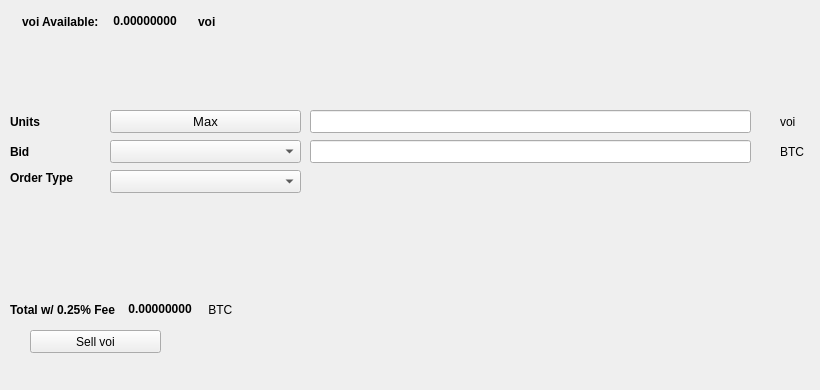
   <widget class="QWidget" name="SellTab">
    <attribute name="title">
     <string>Sell</string>
    </attribute>
    <widget class="QLabel" name="label_16">
     <property name="geometry">
      <rect>
       <x>780</x>
       <y>140</y>
       <width>31</width>
       <height>23</height>
      </rect>
     </property>
     <property name="text">
      <string>BTC</string>
     </property>
    </widget>
    <widget class="QComboBox" name="SellBidcomboBox">
     <property name="geometry">
      <rect>
       <x>110</x>
       <y>140</y>
       <width>191</width>
       <height>23</height>
      </rect>
     </property>
     <property name="font">
      <font>
       <pointsize>10</pointsize>
      </font>
     </property>
    </widget>
    <widget class="QLabel" name="label_18">
     <property name="geometry">
      <rect>
       <x>10</x>
       <y>110</y>
       <width>46</width>
       <height>23</height>
      </rect>
     </property>
     <property name="font">
      <font>
       <weight>75</weight>
       <bold>true</bold>
      </font>
     </property>
     <property name="text">
      <string>Units</string>
     </property>
    </widget>
    <widget class="QPushButton" name="Sell_Max_Amount">
     <property name="geometry">
      <rect>
       <x>110</x>
       <y>110</y>
       <width>191</width>
       <height>23</height>
      </rect>
     </property>
     <property name="font">
      <font>
       <pointsize>10</pointsize>
      </font>
     </property>
     <property name="text">
      <string>Max</string>
     </property>
    </widget>
    <widget class="QLabel" name="label_20">
     <property name="geometry">
      <rect>
       <x>10</x>
       <y>170</y>
       <width>91</width>
       <height>16</height>
      </rect>
     </property>
     <property name="font">
      <font>
       <weight>75</weight>
       <bold>true</bold>
      </font>
     </property>
     <property name="text">
      <string>Order Type</string>
     </property>
    </widget>
    <widget class="QComboBox" name="SellOrdertypeCombo">
     <property name="geometry">
      <rect>
       <x>110</x>
       <y>170</y>
       <width>191</width>
       <height>23</height>
      </rect>
     </property>
     <property name="font">
      <font>
       <pointsize>10</pointsize>
      </font>
     </property>
    </widget>
    <widget class="QLabel" name="label_21">
     <property name="geometry">
      <rect>
       <x>10</x>
       <y>140</y>
       <width>46</width>
       <height>23</height>
      </rect>
     </property>
     <property name="font">
      <font>
       <weight>75</weight>
       <bold>true</bold>
      </font>
     </property>
     <property name="text">
      <string>Bid</string>
     </property>
    </widget>
    <widget class="QLabel" name="label_22">
     <property name="geometry">
      <rect>
       <x>780</x>
       <y>110</y>
       <width>31</width>
       <height>23</height>
      </rect>
     </property>
     <property name="text">
      <string>voi</string>
     </property>
    </widget>
    <widget class="QLineEdit" name="UnitsInputvoi">
     <property name="geometry">
      <rect>
       <x>310</x>
       <y>110</y>
       <width>441</width>
       <height>23</height>
      </rect>
     </property>
     <property name="font">
      <font>
       <pointsize>9</pointsize>
       <weight>75</weight>
       <bold>true</bold>
      </font>
     </property>
    </widget>
    <widget class="QLineEdit" name="SellBidPriceEdit">
     <property name="geometry">
      <rect>
       <x>310</x>
       <y>140</y>
       <width>441</width>
       <height>23</height>
      </rect>
     </property>
     <property name="font">
      <font>
       <pointsize>9</pointsize>
       <weight>75</weight>
       <bold>true</bold>
      </font>
     </property>
    </widget>
    <widget class="QPushButton" name="SellvoiBTN">
     <property name="geometry">
      <rect>
       <x>30</x>
       <y>330</y>
       <width>131</width>
       <height>23</height>
      </rect>
     </property>
     <property name="text">
      <string>Sell voi</string>
     </property>
     <property name="icon">
      <iconset resource="../voi">
       <normaloff>:/icons/bitcoin</normaloff>:/icons/bitcoin</iconset>
     </property>
    </widget>
    <widget class="QWidget" name="layoutWidget3">
     <property name="geometry">
      <rect>
       <x>22</x>
       <y>12</y>
       <width>258</width>
       <height>19</height>
      </rect>
     </property>
     <layout class="QHBoxLayout" name="horizontalLayout">
      <item>
       <widget class="QLabel" name="label232_2">
        <property name="font">
         <font>
          <weight>75</weight>
          <bold>true</bold>
         </font>
        </property>
        <property name="text">
         <string>voi Available:</string>
        </property>
       </widget>
      </item>
      <item>
       <widget class="QLabel" name="voiAvailableLabel">
        <property name="palette">
         <palette>
          <active>
           <colorrole role="WindowText">
            <brush brushstyle="SolidPattern">
             <color alpha="255">
              <red>0</red>
              <green>0</green>
              <blue>0</blue>
             </color>
            </brush>
           </colorrole>
           <colorrole role="Button">
            <brush brushstyle="SolidPattern">
             <color alpha="255">
              <red>0</red>
              <green>170</green>
              <blue>0</blue>
             </color>
            </brush>
           </colorrole>
           <colorrole role="Light">
            <brush brushstyle="SolidPattern">
             <color alpha="255">
              <red>0</red>
              <green>255</green>
              <blue>0</blue>
             </color>
            </brush>
           </colorrole>
           <colorrole role="Midlight">
            <brush brushstyle="SolidPattern">
             <color alpha="255">
              <red>0</red>
              <green>212</green>
              <blue>0</blue>
             </color>
            </brush>
           </colorrole>
           <colorrole role="Dark">
            <brush brushstyle="SolidPattern">
             <color alpha="255">
              <red>0</red>
              <green>85</green>
              <blue>0</blue>
             </color>
            </brush>
           </colorrole>
           <colorrole role="Mid">
            <brush brushstyle="SolidPattern">
             <color alpha="255">
              <red>0</red>
              <green>113</green>
              <blue>0</blue>
             </color>
            </brush>
           </colorrole>
           <colorrole role="Text">
            <brush brushstyle="SolidPattern">
             <color alpha="255">
              <red>0</red>
              <green>170</green>
              <blue>0</blue>
             </color>
            </brush>
           </colorrole>
           <colorrole role="BrightText">
            <brush brushstyle="SolidPattern">
             <color alpha="255">
              <red>255</red>
              <green>255</green>
              <blue>255</blue>
             </color>
            </brush>
           </colorrole>
           <colorrole role="ButtonText">
            <brush brushstyle="SolidPattern">
             <color alpha="255">
              <red>0</red>
              <green>0</green>
              <blue>0</blue>
             </color>
            </brush>
           </colorrole>
           <colorrole role="Base">
            <brush brushstyle="SolidPattern">
             <color alpha="255">
              <red>255</red>
              <green>255</green>
              <blue>255</blue>
             </color>
            </brush>
           </colorrole>
           <colorrole role="Window">
            <brush brushstyle="SolidPattern">
             <color alpha="255">
              <red>0</red>
              <green>170</green>
              <blue>0</blue>
             </color>
            </brush>
           </colorrole>
           <colorrole role="Shadow">
            <brush brushstyle="SolidPattern">
             <color alpha="255">
              <red>0</red>
              <green>0</green>
              <blue>0</blue>
             </color>
            </brush>
           </colorrole>
           <colorrole role="AlternateBase">
            <brush brushstyle="SolidPattern">
             <color alpha="255">
              <red>127</red>
              <green>212</green>
              <blue>127</blue>
             </color>
            </brush>
           </colorrole>
           <colorrole role="ToolTipBase">
            <brush brushstyle="SolidPattern">
             <color alpha="255">
              <red>255</red>
              <green>255</green>
              <blue>220</blue>
             </color>
            </brush>
           </colorrole>
           <colorrole role="ToolTipText">
            <brush brushstyle="SolidPattern">
             <color alpha="255">
              <red>0</red>
              <green>0</green>
              <blue>0</blue>
             </color>
            </brush>
           </colorrole>
          </active>
          <inactive>
           <colorrole role="WindowText">
            <brush brushstyle="SolidPattern">
             <color alpha="255">
              <red>0</red>
              <green>0</green>
              <blue>0</blue>
             </color>
            </brush>
           </colorrole>
           <colorrole role="Button">
            <brush brushstyle="SolidPattern">
             <color alpha="255">
              <red>0</red>
              <green>170</green>
              <blue>0</blue>
             </color>
            </brush>
           </colorrole>
           <colorrole role="Light">
            <brush brushstyle="SolidPattern">
             <color alpha="255">
              <red>0</red>
              <green>255</green>
              <blue>0</blue>
             </color>
            </brush>
           </colorrole>
           <colorrole role="Midlight">
            <brush brushstyle="SolidPattern">
             <color alpha="255">
              <red>0</red>
              <green>212</green>
              <blue>0</blue>
             </color>
            </brush>
           </colorrole>
           <colorrole role="Dark">
            <brush brushstyle="SolidPattern">
             <color alpha="255">
              <red>0</red>
              <green>85</green>
              <blue>0</blue>
             </color>
            </brush>
           </colorrole>
           <colorrole role="Mid">
            <brush brushstyle="SolidPattern">
             <color alpha="255">
              <red>0</red>
              <green>113</green>
              <blue>0</blue>
             </color>
            </brush>
           </colorrole>
           <colorrole role="Text">
            <brush brushstyle="SolidPattern">
             <color alpha="255">
              <red>0</red>
              <green>170</green>
              <blue>0</blue>
             </color>
            </brush>
           </colorrole>
           <colorrole role="BrightText">
            <brush brushstyle="SolidPattern">
             <color alpha="255">
              <red>255</red>
              <green>255</green>
              <blue>255</blue>
             </color>
            </brush>
           </colorrole>
           <colorrole role="ButtonText">
            <brush brushstyle="SolidPattern">
             <color alpha="255">
              <red>0</red>
              <green>0</green>
              <blue>0</blue>
             </color>
            </brush>
           </colorrole>
           <colorrole role="Base">
            <brush brushstyle="SolidPattern">
             <color alpha="255">
              <red>255</red>
              <green>255</green>
              <blue>255</blue>
             </color>
            </brush>
           </colorrole>
           <colorrole role="Window">
            <brush brushstyle="SolidPattern">
             <color alpha="255">
              <red>0</red>
              <green>170</green>
              <blue>0</blue>
             </color>
            </brush>
           </colorrole>
           <colorrole role="Shadow">
            <brush brushstyle="SolidPattern">
             <color alpha="255">
              <red>0</red>
              <green>0</green>
              <blue>0</blue>
             </color>
            </brush>
           </colorrole>
           <colorrole role="AlternateBase">
            <brush brushstyle="SolidPattern">
             <color alpha="255">
              <red>127</red>
              <green>212</green>
              <blue>127</blue>
             </color>
            </brush>
           </colorrole>
           <colorrole role="ToolTipBase">
            <brush brushstyle="SolidPattern">
             <color alpha="255">
              <red>255</red>
              <green>255</green>
              <blue>220</blue>
             </color>
            </brush>
           </colorrole>
           <colorrole role="ToolTipText">
            <brush brushstyle="SolidPattern">
             <color alpha="255">
              <red>0</red>
              <green>0</green>
              <blue>0</blue>
             </color>
            </brush>
           </colorrole>
          </inactive>
          <disabled>
           <colorrole role="WindowText">
            <brush brushstyle="SolidPattern">
             <color alpha="255">
              <red>0</red>
              <green>85</green>
              <blue>0</blue>
             </color>
            </brush>
           </colorrole>
           <colorrole role="Button">
            <brush brushstyle="SolidPattern">
             <color alpha="255">
              <red>0</red>
              <green>170</green>
              <blue>0</blue>
             </color>
            </brush>
           </colorrole>
           <colorrole role="Light">
            <brush brushstyle="SolidPattern">
             <color alpha="255">
              <red>0</red>
              <green>255</green>
              <blue>0</blue>
             </color>
            </brush>
           </colorrole>
           <colorrole role="Midlight">
            <brush brushstyle="SolidPattern">
             <color alpha="255">
              <red>0</red>
              <green>212</green>
              <blue>0</blue>
             </color>
            </brush>
           </colorrole>
           <colorrole role="Dark">
            <brush brushstyle="SolidPattern">
             <color alpha="255">
              <red>0</red>
              <green>85</green>
              <blue>0</blue>
             </color>
            </brush>
           </colorrole>
           <colorrole role="Mid">
            <brush brushstyle="SolidPattern">
             <color alpha="255">
              <red>0</red>
              <green>113</green>
              <blue>0</blue>
             </color>
            </brush>
           </colorrole>
           <colorrole role="Text">
            <brush brushstyle="SolidPattern">
             <color alpha="255">
              <red>0</red>
              <green>85</green>
              <blue>0</blue>
             </color>
            </brush>
           </colorrole>
           <colorrole role="BrightText">
            <brush brushstyle="SolidPattern">
             <color alpha="255">
              <red>255</red>
              <green>255</green>
              <blue>255</blue>
             </color>
            </brush>
           </colorrole>
           <colorrole role="ButtonText">
            <brush brushstyle="SolidPattern">
             <color alpha="255">
              <red>0</red>
              <green>85</green>
              <blue>0</blue>
             </color>
            </brush>
           </colorrole>
           <colorrole role="Base">
            <brush brushstyle="SolidPattern">
             <color alpha="255">
              <red>0</red>
              <green>170</green>
              <blue>0</blue>
             </color>
            </brush>
           </colorrole>
           <colorrole role="Window">
            <brush brushstyle="SolidPattern">
             <color alpha="255">
              <red>0</red>
              <green>170</green>
              <blue>0</blue>
             </color>
            </brush>
           </colorrole>
           <colorrole role="Shadow">
            <brush brushstyle="SolidPattern">
             <color alpha="255">
              <red>0</red>
              <green>0</green>
              <blue>0</blue>
             </color>
            </brush>
           </colorrole>
           <colorrole role="AlternateBase">
            <brush brushstyle="SolidPattern">
             <color alpha="255">
              <red>0</red>
              <green>170</green>
              <blue>0</blue>
             </color>
            </brush>
           </colorrole>
           <colorrole role="ToolTipBase">
            <brush brushstyle="SolidPattern">
             <color alpha="255">
              <red>255</red>
              <green>255</green>
              <blue>220</blue>
             </color>
            </brush>
           </colorrole>
           <colorrole role="ToolTipText">
            <brush brushstyle="SolidPattern">
             <color alpha="255">
              <red>0</red>
              <green>0</green>
              <blue>0</blue>
             </color>
            </brush>
           </colorrole>
          </disabled>
         </palette>
        </property>
        <property name="font">
         <font>
          <weight>75</weight>
          <bold>true</bold>
         </font>
        </property>
        <property name="text">
         <string> 0.00000000 </string>
        </property>
        <property name="textInteractionFlags">
         <set>Qt::LinksAccessibleByMouse|Qt::TextSelectableByKeyboard|Qt::TextSelectableByMouse</set>
        </property>
       </widget>
      </item>
      <item>
       <widget class="QLabel" name="labelvoi">
        <property name="font">
         <font>
          <weight>75</weight>
          <bold>true</bold>
         </font>
        </property>
        <property name="text">
         <string>voi</string>
        </property>
       </widget>
      </item>
     </layout>
    </widget>
    <widget class="QWidget" name="layoutWidget">
     <property name="geometry">
      <rect>
       <x>10</x>
       <y>300</y>
       <width>268</width>
       <height>19</height>
      </rect>
     </property>
     <layout class="QHBoxLayout" name="horizontalLayout_2">
      <item>
       <widget class="QLabel" name="label_19">
        <property name="font">
         <font>
          <weight>75</weight>
          <bold>true</bold>
         </font>
        </property>
        <property name="text">
         <string>Total w/ 0.25% Fee </string>
        </property>
       </widget>
      </item>
      <item>
       <widget class="QLabel" name="SellCostLabel">
        <property name="palette">
         <palette>
          <active>
           <colorrole role="WindowText">
            <brush brushstyle="SolidPattern">
             <color alpha="255">
              <red>0</red>
              <green>0</green>
              <blue>0</blue>
             </color>
            </brush>
           </colorrole>
           <colorrole role="Button">
            <brush brushstyle="SolidPattern">
             <color alpha="255">
              <red>0</red>
              <green>170</green>
              <blue>0</blue>
             </color>
            </brush>
           </colorrole>
           <colorrole role="Light">
            <brush brushstyle="SolidPattern">
             <color alpha="255">
              <red>0</red>
              <green>255</green>
              <blue>0</blue>
             </color>
            </brush>
           </colorrole>
           <colorrole role="Midlight">
            <brush brushstyle="SolidPattern">
             <color alpha="255">
              <red>0</red>
              <green>212</green>
              <blue>0</blue>
             </color>
            </brush>
           </colorrole>
           <colorrole role="Dark">
            <brush brushstyle="SolidPattern">
             <color alpha="255">
              <red>0</red>
              <green>85</green>
              <blue>0</blue>
             </color>
            </brush>
           </colorrole>
           <colorrole role="Mid">
            <brush brushstyle="SolidPattern">
             <color alpha="255">
              <red>0</red>
              <green>113</green>
              <blue>0</blue>
             </color>
            </brush>
           </colorrole>
           <colorrole role="Text">
            <brush brushstyle="SolidPattern">
             <color alpha="255">
              <red>0</red>
              <green>170</green>
              <blue>0</blue>
             </color>
            </brush>
           </colorrole>
           <colorrole role="BrightText">
            <brush brushstyle="SolidPattern">
             <color alpha="255">
              <red>255</red>
              <green>255</green>
              <blue>255</blue>
             </color>
            </brush>
           </colorrole>
           <colorrole role="ButtonText">
            <brush brushstyle="SolidPattern">
             <color alpha="255">
              <red>0</red>
              <green>0</green>
              <blue>0</blue>
             </color>
            </brush>
           </colorrole>
           <colorrole role="Base">
            <brush brushstyle="SolidPattern">
             <color alpha="255">
              <red>255</red>
              <green>255</green>
              <blue>255</blue>
             </color>
            </brush>
           </colorrole>
           <colorrole role="Window">
            <brush brushstyle="SolidPattern">
             <color alpha="255">
              <red>0</red>
              <green>170</green>
              <blue>0</blue>
             </color>
            </brush>
           </colorrole>
           <colorrole role="Shadow">
            <brush brushstyle="SolidPattern">
             <color alpha="255">
              <red>0</red>
              <green>0</green>
              <blue>0</blue>
             </color>
            </brush>
           </colorrole>
           <colorrole role="AlternateBase">
            <brush brushstyle="SolidPattern">
             <color alpha="255">
              <red>127</red>
              <green>212</green>
              <blue>127</blue>
             </color>
            </brush>
           </colorrole>
           <colorrole role="ToolTipBase">
            <brush brushstyle="SolidPattern">
             <color alpha="255">
              <red>255</red>
              <green>255</green>
              <blue>220</blue>
             </color>
            </brush>
           </colorrole>
           <colorrole role="ToolTipText">
            <brush brushstyle="SolidPattern">
             <color alpha="255">
              <red>0</red>
              <green>0</green>
              <blue>0</blue>
             </color>
            </brush>
           </colorrole>
          </active>
          <inactive>
           <colorrole role="WindowText">
            <brush brushstyle="SolidPattern">
             <color alpha="255">
              <red>0</red>
              <green>0</green>
              <blue>0</blue>
             </color>
            </brush>
           </colorrole>
           <colorrole role="Button">
            <brush brushstyle="SolidPattern">
             <color alpha="255">
              <red>0</red>
              <green>170</green>
              <blue>0</blue>
             </color>
            </brush>
           </colorrole>
           <colorrole role="Light">
            <brush brushstyle="SolidPattern">
             <color alpha="255">
              <red>0</red>
              <green>255</green>
              <blue>0</blue>
             </color>
            </brush>
           </colorrole>
           <colorrole role="Midlight">
            <brush brushstyle="SolidPattern">
             <color alpha="255">
              <red>0</red>
              <green>212</green>
              <blue>0</blue>
             </color>
            </brush>
           </colorrole>
           <colorrole role="Dark">
            <brush brushstyle="SolidPattern">
             <color alpha="255">
              <red>0</red>
              <green>85</green>
              <blue>0</blue>
             </color>
            </brush>
           </colorrole>
           <colorrole role="Mid">
            <brush brushstyle="SolidPattern">
             <color alpha="255">
              <red>0</red>
              <green>113</green>
              <blue>0</blue>
             </color>
            </brush>
           </colorrole>
           <colorrole role="Text">
            <brush brushstyle="SolidPattern">
             <color alpha="255">
              <red>0</red>
              <green>170</green>
              <blue>0</blue>
             </color>
            </brush>
           </colorrole>
           <colorrole role="BrightText">
            <brush brushstyle="SolidPattern">
             <color alpha="255">
              <red>255</red>
              <green>255</green>
              <blue>255</blue>
             </color>
            </brush>
           </colorrole>
           <colorrole role="ButtonText">
            <brush brushstyle="SolidPattern">
             <color alpha="255">
              <red>0</red>
              <green>0</green>
              <blue>0</blue>
             </color>
            </brush>
           </colorrole>
           <colorrole role="Base">
            <brush brushstyle="SolidPattern">
             <color alpha="255">
              <red>255</red>
              <green>255</green>
              <blue>255</blue>
             </color>
            </brush>
           </colorrole>
           <colorrole role="Window">
            <brush brushstyle="SolidPattern">
             <color alpha="255">
              <red>0</red>
              <green>170</green>
              <blue>0</blue>
             </color>
            </brush>
           </colorrole>
           <colorrole role="Shadow">
            <brush brushstyle="SolidPattern">
             <color alpha="255">
              <red>0</red>
              <green>0</green>
              <blue>0</blue>
             </color>
            </brush>
           </colorrole>
           <colorrole role="AlternateBase">
            <brush brushstyle="SolidPattern">
             <color alpha="255">
              <red>127</red>
              <green>212</green>
              <blue>127</blue>
             </color>
            </brush>
           </colorrole>
           <colorrole role="ToolTipBase">
            <brush brushstyle="SolidPattern">
             <color alpha="255">
              <red>255</red>
              <green>255</green>
              <blue>220</blue>
             </color>
            </brush>
           </colorrole>
           <colorrole role="ToolTipText">
            <brush brushstyle="SolidPattern">
             <color alpha="255">
              <red>0</red>
              <green>0</green>
              <blue>0</blue>
             </color>
            </brush>
           </colorrole>
          </inactive>
          <disabled>
           <colorrole role="WindowText">
            <brush brushstyle="SolidPattern">
             <color alpha="255">
              <red>0</red>
              <green>85</green>
              <blue>0</blue>
             </color>
            </brush>
           </colorrole>
           <colorrole role="Button">
            <brush brushstyle="SolidPattern">
             <color alpha="255">
              <red>0</red>
              <green>170</green>
              <blue>0</blue>
             </color>
            </brush>
           </colorrole>
           <colorrole role="Light">
            <brush brushstyle="SolidPattern">
             <color alpha="255">
              <red>0</red>
              <green>255</green>
              <blue>0</blue>
             </color>
            </brush>
           </colorrole>
           <colorrole role="Midlight">
            <brush brushstyle="SolidPattern">
             <color alpha="255">
              <red>0</red>
              <green>212</green>
              <blue>0</blue>
             </color>
            </brush>
           </colorrole>
           <colorrole role="Dark">
            <brush brushstyle="SolidPattern">
             <color alpha="255">
              <red>0</red>
              <green>85</green>
              <blue>0</blue>
             </color>
            </brush>
           </colorrole>
           <colorrole role="Mid">
            <brush brushstyle="SolidPattern">
             <color alpha="255">
              <red>0</red>
              <green>113</green>
              <blue>0</blue>
             </color>
            </brush>
           </colorrole>
           <colorrole role="Text">
            <brush brushstyle="SolidPattern">
             <color alpha="255">
              <red>0</red>
              <green>85</green>
              <blue>0</blue>
             </color>
            </brush>
           </colorrole>
           <colorrole role="BrightText">
            <brush brushstyle="SolidPattern">
             <color alpha="255">
              <red>255</red>
              <green>255</green>
              <blue>255</blue>
             </color>
            </brush>
           </colorrole>
           <colorrole role="ButtonText">
            <brush brushstyle="SolidPattern">
             <color alpha="255">
              <red>0</red>
              <green>85</green>
              <blue>0</blue>
             </color>
            </brush>
           </colorrole>
           <colorrole role="Base">
            <brush brushstyle="SolidPattern">
             <color alpha="255">
              <red>0</red>
              <green>170</green>
              <blue>0</blue>
             </color>
            </brush>
           </colorrole>
           <colorrole role="Window">
            <brush brushstyle="SolidPattern">
             <color alpha="255">
              <red>0</red>
              <green>170</green>
              <blue>0</blue>
             </color>
            </brush>
           </colorrole>
           <colorrole role="Shadow">
            <brush brushstyle="SolidPattern">
             <color alpha="255">
              <red>0</red>
              <green>0</green>
              <blue>0</blue>
             </color>
            </brush>
           </colorrole>
           <colorrole role="AlternateBase">
            <brush brushstyle="SolidPattern">
             <color alpha="255">
              <red>0</red>
              <green>170</green>
              <blue>0</blue>
             </color>
            </brush>
           </colorrole>
           <colorrole role="ToolTipBase">
            <brush brushstyle="SolidPattern">
             <color alpha="255">
              <red>255</red>
              <green>255</green>
              <blue>220</blue>
             </color>
            </brush>
           </colorrole>
           <colorrole role="ToolTipText">
            <brush brushstyle="SolidPattern">
             <color alpha="255">
              <red>0</red>
              <green>0</green>
              <blue>0</blue>
             </color>
            </brush>
           </colorrole>
          </disabled>
         </palette>
        </property>
        <property name="font">
         <font>
          <weight>75</weight>
          <bold>true</bold>
         </font>
        </property>
        <property name="autoFillBackground">
         <bool>false</bool>
        </property>
        <property name="text">
         <string> 0.00000000</string>
        </property>
        <property name="textInteractionFlags">
         <set>Qt::LinksAccessibleByMouse|Qt::TextSelectableByMouse</set>
        </property>
       </widget>
      </item>
      <item>
       <widget class="QLabel" name="label_17">
        <property name="font">
         <font>
          <weight>50</weight>
          <bold>false</bold>
         </font>
        </property>
        <property name="text">
         <string> BTC</string>
        </property>
       </widget>
      </item>
     </layout>
    </widget>
    <widget class="QLabel" name="label_23">
     <property name="geometry">
      <rect>
       <x>460</x>
       <y>300</y>
       <width>281</width>
       <height>81</height>
      </rect>
     </property>
     <property name="text">
      <string/>
     </property>
     <property name="pixmap">
      <pixmap>:/images/bittrex</pixmap>
     </property>
    </widget>
   </widget>
